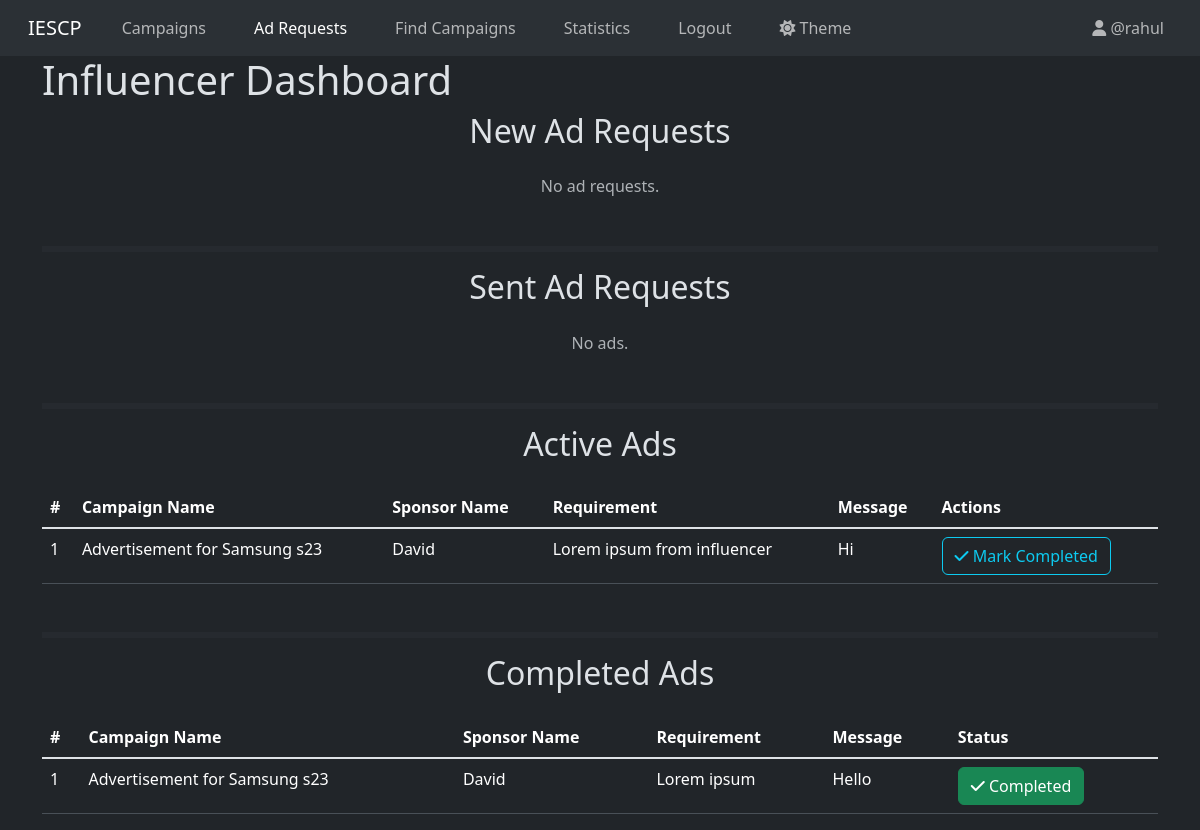
/influencer/dashboard/ad_requests (signed in), run on the app's committed database.
### models.py (models this page shows)
class User(db.Model, UserMixin):
  __tablename__ = "user"
  id = db.Column(db.Integer, primary_key=True)
  name = db.Column(db.String(50), nullable=False)
  username = db.Column(db.String(50), nullable=False, unique=True)
  password_hash = db.Column(db.String(256), nullable=False)
  user_type = db.Column(db.Enum('influencer', 'sponsor', 'admin'), nullable=False)
  flagged = db.Column(db.Boolean, nullable=False, default=False)
  theme = db.Column(db.Enum('light', 'dark'), nullable=False, default='light')
  category = db.Column(db.String(50), nullable=True)
  niche = db.Column(db.String(50), nullable=True)
  follower_count = db.Column(db.Integer, nullable=True)
  platforms = db.Column(db.String(150), nullable=True)
  industry = db.Column(db.String(50), nullable=True)
  budget = db.Column(db.Integer, nullable=True)

class Campaign(db.Model):
  __tablename__ = "campaign"
  id = db.Column(db.Integer, primary_key=True)
  sponsor_id = db.Column(db.Integer, db.ForeignKey('user.id'), nullable=False)
  name = db.Column(db.String(50), nullable=False)
  description = db.Column(db.String(256), nullable=False)
  start_date = db.Column(db.DateTime, nullable=False)
  end_date = db.Column(db.DateTime, nullable=False)
  progress = db.Column(db.Integer, nullable=False, default=0)
  budget = db.Column(db.Integer, nullable=False)
  visibility = db.Column(db.Enum('public', 'private'), nullable=False)
  goals = db.Column(db.String(256), nullable=False)
  flagged = db.Column(db.Boolean, nullable=False, default=False)
  sponsor = db.relationship('User', backref=db.backref('campaigns', lazy=True))
  ad_requests = db.relationship('Ad_Request', backref='campaign', cascade='all, delete-orphan')

class Ad_Request(db.Model):
  __tablename__ = "ad_request"
  id = db.Column(db.Integer, primary_key=True)
  campaign_id = db.Column(db.Integer, db.ForeignKey('campaign.id'), nullable=False)
  influencer_id = db.Column(db.Integer, db.ForeignKey('user.id'), nullable=True)
  messages = db.Column(db.String(256), nullable=False)
  requirements = db.Column(db.String(256), nullable=False)
  payment_amount = db.Column(db.Integer, nullable=False)
  completed = db.Column(db.Boolean, nullable=False, default=False)
  requested_by = db.Column(db.Enum('influencer', 'sponsor'), nullable=False)
  status = db.Column(db.Enum('pending', 'accepted', 'rejected'), nullable=False, default='pending')
  influencer = db.relationship('User', foreign_keys=[influencer_id], backref=db.backref('ad_requests', lazy=True))

### controllers.py (the view)
@app.route("/influencer/dashboard/ad_requests")
@login_required
@influencer_required
def influencer_dashboard_adrequests():
    ad_requests = Ad_Request.query.filter_by(influencer_id=current_user.id, requested_by="sponsor", status="pending").all()
    active_ads = Ad_Request.query.filter_by(influencer_id=current_user.id, status="accepted", completed=False).all()
    completed_ads = Ad_Request.query.filter_by(influencer_id=current_user.id, status="accepted", completed=True).all()
    sent_adrequests = Ad_Request.query.filter_by(influencer_id=current_user.id, requested_by="influencer", status="pending").all()
    ads = {}
    active_dict = {}
    completed_dict = {}
    sent_adrequests_dict = {}
    for ad_request in ad_requests:
        campaign = Campaign.query.get(ad_request.campaign_id)
        campaign_name = campaign.name
        sponsor = User.query.get(campaign.sponsor_id)
        sponsor_name = sponsor.name
        ads[ad_request.id] = [ad_request, campaign_name, sponsor_name]
    for ad_request in active_ads:
        campaign = Campaign.query.get(ad_request.campaign_id)
        campaign_name = campaign.name
        sponsor = User.query.get(campaign.sponsor_id)
        sponsor_name = sponsor.name
        active_dict[ad_request.id] = [ad_request, campaign_name, sponsor_name]
    for ad_request in completed_ads:
        campaign = Campaign.query.get(ad_request.campaign_id)
        campaign_name = campaign.name
        sponsor = User.query.get(campaign.sponsor_id)
        sponsor_name = sponsor.name
        completed_dict[ad_request.id] = [ad_request, campaign_name, sponsor_name]
    for ad_request in sent_adrequests:
        campaign = Campaign.query.get(ad_request.campaign_id)
        campaign_name = campaign.name
        sponsor = User.query.get(campaign.sponsor_id)
        sponsor_name = sponsor.name
        sent_adrequests_dict[ad_request.id] = [ad_request, campaign_name, sponsor_name]
    return render_template("influencer/ad_requests.html", user=current_user, ad_requests=ads, active_ads=active_dict, completed_ads=completed_dict, sent_ads=sent_adrequests_dict)

### controllers.py (called while the page is built)
def influencer_required(func):
    @wraps(func)
    def wrapper(*args, **kwargs):
        if current_user.user_type != "influencer":
            flash("You do not have permission to access this page.", category="danger")
            if current_user.user_type == "admin":
                return redirect(url_for("admin_dashboard"))
            elif current_user.user_type == "sponsor":
                return redirect(url_for("sponsor_dashboard"))
        return func(*args, **kwargs)
    return wrapper

@login_manager.user_loader
def load_user(user_id):
    return User.query.get(int(user_id))

### templates/influencer/ad_requests.html (shortened to what this page needs)
{% extends "base.html" %}
{% block content %}
  <h1>Influencer Dashboard</h1>
  <h2 class="h2 text-center">New Ad Requests</h2>
  {% if ad_requests | length == 0 %}
    <p class="text-sm text-muted text-center mt-4">No ad requests.</p>
  {% endif %}
  <hr class="border border-3 border-dark-subtle mt-5">
  <h2 class="h2 text-center">Sent Ad Requests</h2>
  {% if sent_ads | length == 0 %}
    <p class="text-sm text-muted text-center mt-4">No ads.</p>
  {% endif %}
  <hr class="border border-3 border-dark-subtle mt-5">
  <h2 class="h2 text-center">Active Ads</h2>
  {% if active_ads | length == 0 %}
    <p class="text-sm text-muted text-center mt-4">No ads.</p>
  {% else %}
    <table class="table table-hover mt-4">
      <thead>
        <th scope="col">#</th>
        <th scope="col">Campaign Name</th>
        <th scope="col">Sponsor Name</th>
        <th scope="col">Requirement</th>
        <th scope="col">Message</th>
        <th scope="col">Actions</th>
      </thead>
      <tbody class="table-group-divider">
        {% for ad in active_ads %}
          <tr>
            <td>{{ loop.index }}</td>
            <td>{{ active_ads[ad][1] }}</td>
            <td>{{ active_ads[ad][2] }}</td>
            <td>{{ active_ads[ad][0].requirements }}</td>
            <td>{{ active_ads[ad][0].messages }}</td>
            <td>
              <a href="{{url_for("influencer_dashboard_completed_ad", adrequest_id=active_ads[ad][0].id)}}" class="btn btn-outline-info"><i class="fa-solid fa-check"></i> Mark Completed</a>
            </td>
          </tr>
        {% endfor %}
      </tbody>
    </table>
  {% endif %}
  <hr class="border border-3 border-dark-subtle mt-5">
  <h2 class="h2 text-center">Completed Ads</h2>
  {% if completed_ads | length == 0 %}
    <p class="text-sm text-muted text-center mt-4">No ads.</p>
  {% else %}
    <table class="table table-hover mt-4">
      <thead>
        <th scope="col">#</th>
        <th scope="col">Campaign Name</th>
        <th scope="col">Sponsor Name</th>
        <th scope="col">Requirement</th>
        <th scope="col">Message</th>
        <th scope="col">Status</th>
      </thead>
      <tbody class="table-group-divider">
        {% for ad in completed_ads %}
        <tr>
          <td>{{ loop.index }}</td>
          <td>{{ completed_ads[ad][1] }}</td>
          <td>{{ completed_ads[ad][2] }}</td>
          <td>{{ completed_ads[ad][0].requirements }}</td>
          <td>{{ completed_ads[ad][0].messages }}</td>
          <td>
            <button class="btn btn-success"><i class="fa-solid fa-check"></i> Completed</button>
          </td>
        </tr>
        {% endfor %}
      </tbody>
    </table>
  {% endif %}
{% endblock %}

### templates/navbar.html (shortened to what this page needs)
<nav class="navbar navbar-expand-lg bg-body-tertiary">
  <div class="container-fluid">
    {% if user and user.user_type == "admin" %}
      <a class="navbar-brand mx-3" href="{{url_for('admin_dashboard')}}">IESCP</a>
    {% elif user and user.user_type == "influencer" %}
      <a class="navbar-brand mx-3" href="{{url_for('influencer_dashboard')}}">IESCP</a>
    {% elif user and user.user_type == "sponsor" %}
      <a class="navbar-brand mx-3" href="{{url_for('sponsor_dashboard')}}">IESCP</a>
    {% else %}
      <a class="navbar-brand mx-3" href="{{url_for('user_login')}}">IESCP</a>
    {% endif %}
    <div class="collapse navbar-collapse" id="navbarNav">
      {% if user %}
        {% if user.user_type == "influencer" %}
          <ul class="navbar-nav me-auto">
            <li class="nav-item mx-3">
              <a class="{{ 'nav-link active' if request.path == url_for('influencer_dashboard') else 'nav-link' }}" href="{{url_for('influencer_dashboard')}}">Campaigns</a>
            </li>
            <li class="nav-item mx-3">
              <a class="{{ 'nav-link active' if request.path == url_for('influencer_dashboard_adrequests') else 'nav-link' }}" href="{{url_for('influencer_dashboard_adrequests')}}">Ad Requests</a>
            </li>
            <li class="nav-item mx-3">
              <a class="{{ 'nav-link active' if request.path == url_for('influencer_dashboard_find_campaigns') else 'nav-link' }}" href="{{url_for('influencer_dashboard_find_campaigns')}}">Find Campaigns</a>
            </li>
            <li class="nav-item mx-3">
              <a class="{{ 'nav-link active' if request.path == url_for('influencer_statistics') else 'nav-link' }}" href="{{url_for('influencer_statistics')}}">Statistics</a>
            </li>
            <li class="nav-item mx-3">
              <a class="nav-link btn btn-outline-danger" href="{{url_for('logout')}}">Logout</a>
            </li>
            <li class="nav-item mx-3">
              <a class="nav-link" href="{{url_for('change_theme')}}">
                {% if user.theme == 'light' %}
                  <i class="fa-solid fa-moon"></i>
                {% else %}
                  <i class="fa-solid fa-sun"></i>
                {% endif %}
                Theme
              </a>
            </li>
          </ul>
          <ul class="navbar-nav">
            <li class="nav-item">
              <a class="nav-link mx-3" href="{{url_for('influencer_profile')}}"><i class="fa-solid fa-user"></i> @{{user.username}}</a>
            </li>
          </ul>
        {% endif %}
      {% endif %}
    </div>
  </div>
</nav>

### data on the page
User: username "rahul"
Campaign: name "Advertisement for Samsung s23", name "Advertisement for Samsung s23"
User: name "David", name "David"
Ad_Request: requirements "Lorem ipsum from influencer", messages "Hi"
Ad_Request: requirements "Lorem ipsum", messages "Hello"
